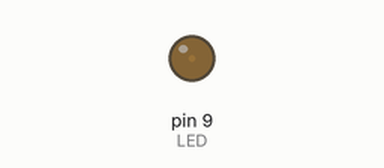
This sketch was run on a simulated Arduino Uno, built with avr-gcc and run on an emulated ATmega328P. Shown: output pins drawn as LEDs (lit = HIGH).

Above: at 0.05 s.
At 0.95 s:
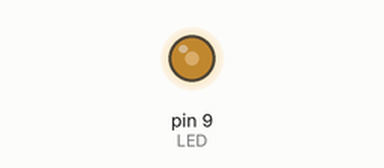
At 1.85 s:
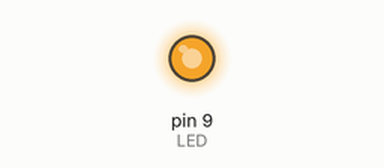
At 3.65 s:
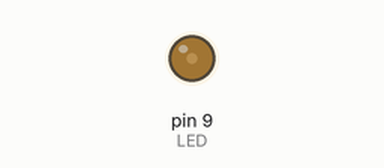
Timing chart, 0 to 5.3 s (numbered marks = the images above):
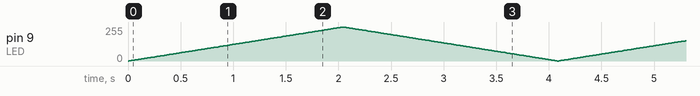

The sketch:

Projeto_156_Respiracao_LED_com_millis.ino
```cpp
// Projeto 156 - Respiracao LED com millis
// Arduino Uno | Arduino Neon Lab

const byte LED=9;
unsigned long instante=0;int brilho=0,passo=1;
void setup(){pinMode(LED,OUTPUT);}
void loop(){
 if(millis()-instante>=8){instante=millis();
  brilho+=passo;
  if(brilho>=255 || brilho<=0) passo=-passo;
  brilho=constrain(brilho,0,255);analogWrite(LED,brilho);
 }
}
```
